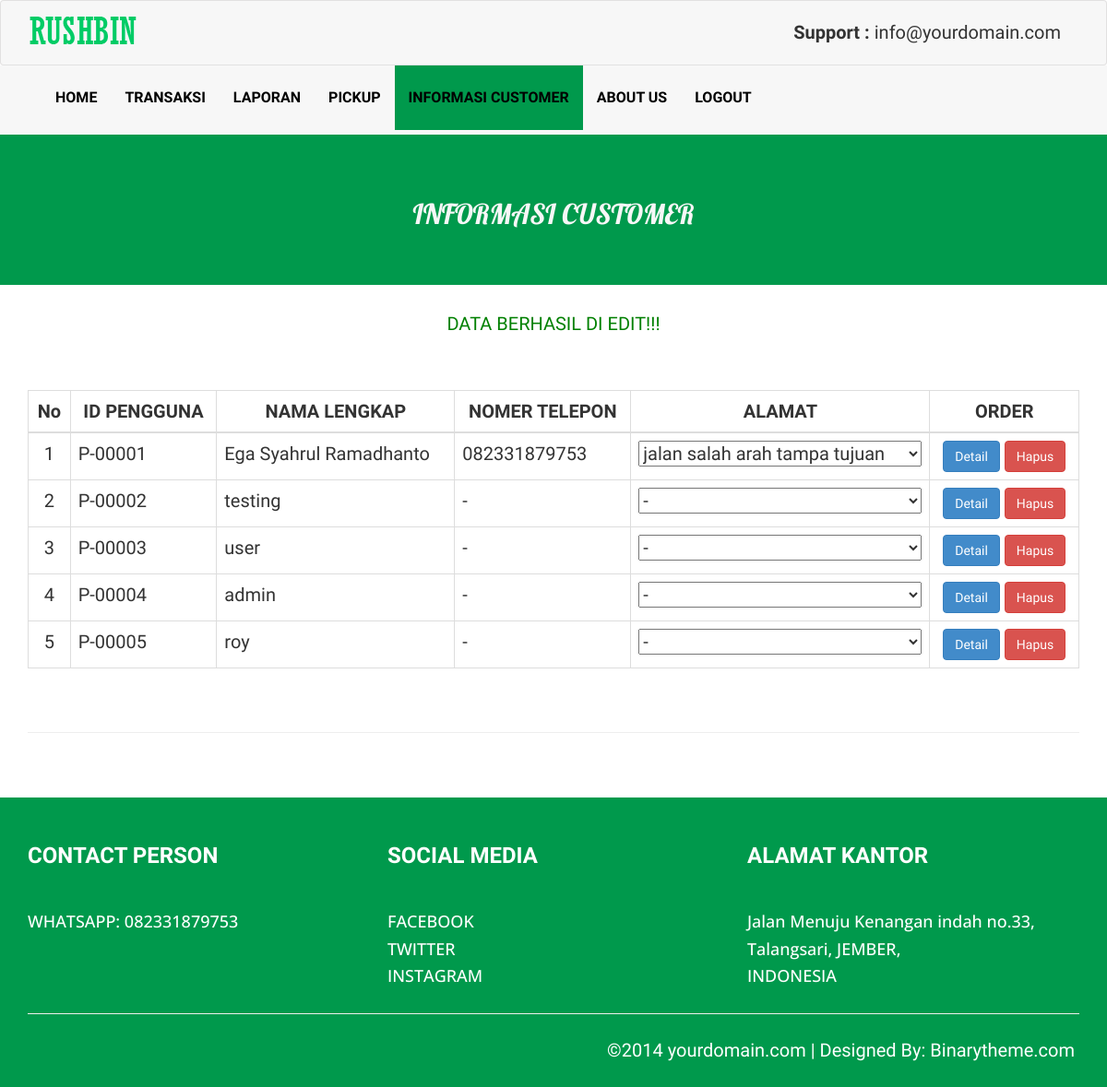
/customer.php?pesan=edit-succesfull (signed in), run on the app's committed database.
### tables this page shows
CREATE TABLE `pengguna` (
  `id_pengguna` varchar(7) NOT NULL,
  `nama_lengkap` varchar(50) NOT NULL,
  `telepon` varchar(13) NOT NULL,
  `alamat1` varchar(50) NOT NULL,
  `alamat2` varchar(50) NOT NULL,
  `alamat3` varchar(50) NOT NULL,
  `point` int(10) NOT NULL,
  `username` varchar(50) NOT NULL
);

### Web/customer.php (the view, shortened to what this page needs)
<!DOCTYPE html>
<html xmlns="http://www.w3.org/1999/xhtml">
<head>
    <link href="assets/css/bootstrap.css" rel="stylesheet" />
    <link href="assets/css/font-awesome.css" rel="stylesheet" />
    <link href="assets/css/animate.css" rel="stylesheet" />
    <link href="assets/css/flexslider.css" rel="stylesheet" />
    <link href="assets/css/style_copy.css" rel="stylesheet" />
</head>
<body>
 <div class="navbar navbar-inverse set-radius-zero" >
        <div class="container">
            <div class="navbar-header">
                <a class="navbar-brand" href="home.php">
                    <img src="assets/img/portfolio/logo1.png" />
                </a>
            </div>
            <div class="right-div">
<strong>Support : </strong>  info@yourdomain.com
            </div>
        </div>
    </div>
    <section class="menu-section">
        <div class="container">
            <div class="row ">
                <div class="col-md-12">
                    <div class="navbar-collapse collapse ">
                        <ul id="menu-top" class="nav navbar-nav navbar-left">
                            <li><a href="home.php">HOME</a></li>
                            <li><a href="transaksi.php">TRANSAKSI</a></li>
                            <li><a href="laporan.php">LAPORAN</a></li>
                            <li><a href="pickup.php">PICKUP</a></li>
                            <li><a href="customer.php" class="menu-top-active">INFORMASI CUSTOMER</a></li>
                            <li><a href="about.php">ABOUT US</a></li>
                            <li><a href="logout.php">LOGOUT</a></li>
                        </ul>
                    </div>
                </div>
            </div>
        </div>
    </section>
    <div class="below-slideshow">
         <div class="container">
        <div class="row">
            <div class="col-lg-12 col-md-12 col-sm-12 col-xs-12">
                <div class="txt-block">
									<h1 class="head-line"> INFORMASI CUSTOMER</h1>
                      </div>
            </div>
        </div>
    </div>
    </div>
    <div class="container">
        <div class="row">
            <div class="col-lg-12 col-md-12 col-sm-12 col-xs-12">
                <br>
                  <?php
            if (isset($_GET['pesan'])) {
                if ($_GET['pesan'] == "edit-succesfull") {
            ?>
                  <div class="warning text-center" style="color: green;">
                    <?php echo "DATA BERHASIL DI EDIT!!!"; ?>
                  </div>
                  <?php
                } else if($_GET['pesan'] == "hapus-succesfull"){
            ?>
                  <div class="warning text-center" style="color: red;">
                    <?php echo "DATA BERHASIL DI HAPUS!!!"; ?>
                  </div>
                  <?php
                }
            }
            ?>
            <table border="1" class="table table-bordered">
                <thead class="thead-dark">
                    <tr>
                        <th class="tbl text-center">No</th>
                        <th class="tbl text-center">ID PENGGUNA</th>
                        <th class="tbl text-center">NAMA LENGKAP</th>
                        <th class="tbl text-center">NOMER TELEPON</th>
                        <th class="tbl text-center">ALAMAT</th>
                        <th class="tbl text-center">ORDER</th>
                    </tr>
                </thead>
                <tbody>
                    <?php
                    include 'koneksi.php';
                    $sql = "SELECT * FROM pengguna";
                    $hasil = mysqli_query($koneksi,$sql);
                    $nomer = 1;
                    while($data = mysqli_fetch_array($hasil,MYSQLI_ASSOC)){
                    ?>
                    <tr>
                        <td class="no text-center"><?php echo $nomer++; ?></td>
                        <td><?php echo $data['id_pengguna']; ?></td>
                        <td><?php echo $data['nama_lengkap']; ?></td>
                        <td><?php echo $data['telepon']; ?></td>
                        <td>
                            <select name="alamat" id="Alamat" class="form" style="width: 100%;"  required>
                                <option value="1"><?php echo $data['alamat1']; ?></option>
                            </select>
                        </td>
                        <td class="text-center">
                            <a href="detail_customer.php?id_pengguna=<?php echo $data['id_pengguna']; ?>">
                            <input type = "button" class="btn btn-primary" value = "Detail"></a>
                            <a href="hapus_customer.php?id_pengguna=<?php echo $data['id_pengguna']; ?>">
                            <input type = "button" class="btn btn-danger" value = "Hapus"></a>
                        </td>
                    </tr>
                    <?php
                    }
                    ?>
                </tbody>
            </table>
                <br /><hr />
            </div>
        </div>
    </div>
    <div class="footer-sec">
    <div class="container">
        <div class="row">
            <div class="col-lg-4 col-md-4 col-sm-4 col-xs-12 social-div">
                <h3> <strong>CONTACT PERSON</strong> </h3>
                <br />
                <a href="https://wa.me/6282331879753">
                    <h4>WHATSAPP: 082331879753 </h4>
                </a>
            </div>
            <div class="col-lg-4 col-md-4 col-sm-4 col-xs-12 social-div">
                <h3> <strong>SOCIAL MEDIA</strong> </h3>
                <br />
                <a href="http://www.facebook.com/">
                    <h4>FACEBOOK </h4>
                </a>
                <a href="http://www.twitter.com/">
                    <h4>TWITTER </h4>
                </a>
                <a href="http://www.instagram.com/">
                    <h4>INSTAGRAM </h4>
                </a>
            </div>
            <div class="col-lg-4 col-md-4 col-sm-4 col-xs-12">
                <h3> <strong>ALAMAT KANTOR</strong> </h3>
                <br />
                <h4>Jalan Menuju Kenangan indah no.33,</h4>
                <h4>Talangsari, JEMBER,</h4>
                <h4>INDONESIA</h4>
            </div>
        </div>
        <div class="row">
            <div class="col-lg-12 col-md-12 col-sm-12 col-xs-12">
                <hr />
                <div style="text-align:right;padding:5px;">
                    &copy;2014 yourdomain.com | <a href="http://www.binarytheme.com/" style="color:#fff;"
                        target="_blank">Designed By: Binarytheme.com</a>
                </div>
            </div>
        </div>
    </div>
</div>
</body>
</html>

### Web/assets/css/style_copy.css (style rules this page uses)
h1,h2,h4 { font-family: 'Open Sans', sans-serif; }
.head-line { font-weight:500; text-align:center; text-transform:uppercase; font-size:30px; font-family: 'Lobster', cursive; }
.right-div { float: right; padding: 20px; font-size:20px; }
#menu-top a { color:#000; text-decoration:none; font-weight:500; padding: 25px 15px 25px 15px; text-transform:uppercase; font-size:16px; font-weight:900; }
.menu-section { background-color: #f7f7f7; border-bottom:5px solid #f7f7f7; width:100% }
.menu-top-active { background-color:#00994c; color:#f7f7f7; }
.navbar-inverse { background-color: #f7f7f7; border-color: rgba(155, 153, 153, 0.23); }
.navbar { min-height: 70px; margin-bottom: 0px; }
.below-slideshow { color:#f7f7f7; background:#00994c; padding-bottom:50px; }
.below-slideshow .txt-block { padding-top:50px; }
.footer-sec { margin-top:50px; padding-top:30px; color:#fff; background:#00994c; padding-bottom:20px; }
.social-div a,a:hover { color:#fff; text-decoration:none; }

### data on the page
pengguna: id_pengguna "P-00001", nama_lengkap "Ega Syahrul Ramadhanto", telepon "082331879753", alamat "jalan salah arah tampa tujuan"
pengguna: id_pengguna "P-00002", nama_lengkap "testing", telepon "-", alamat "-"
pengguna: id_pengguna "P-00003", nama_lengkap "user", telepon "-", alamat "-"
pengguna: id_pengguna "P-00004", nama_lengkap "admin", telepon "-", alamat "-"
pengguna: id_pengguna "P-00005", nama_lengkap "roy", telepon "-", alamat "-"
